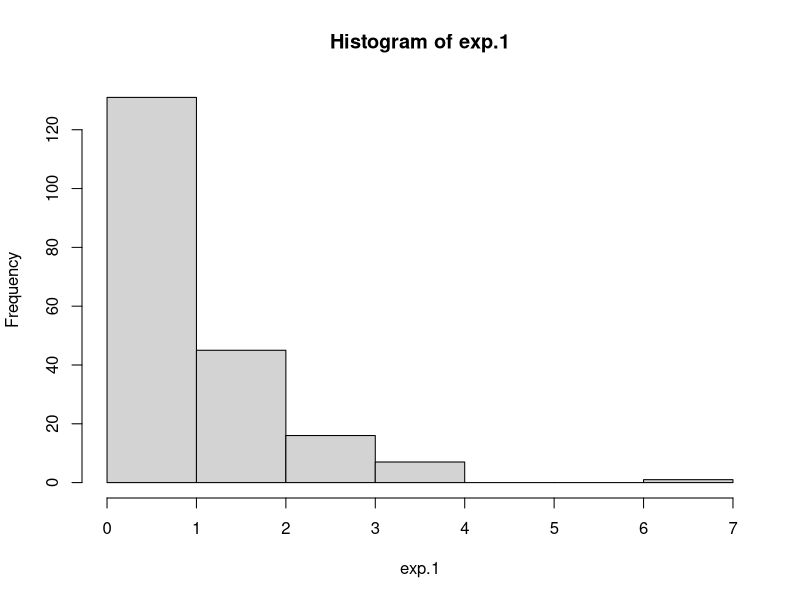
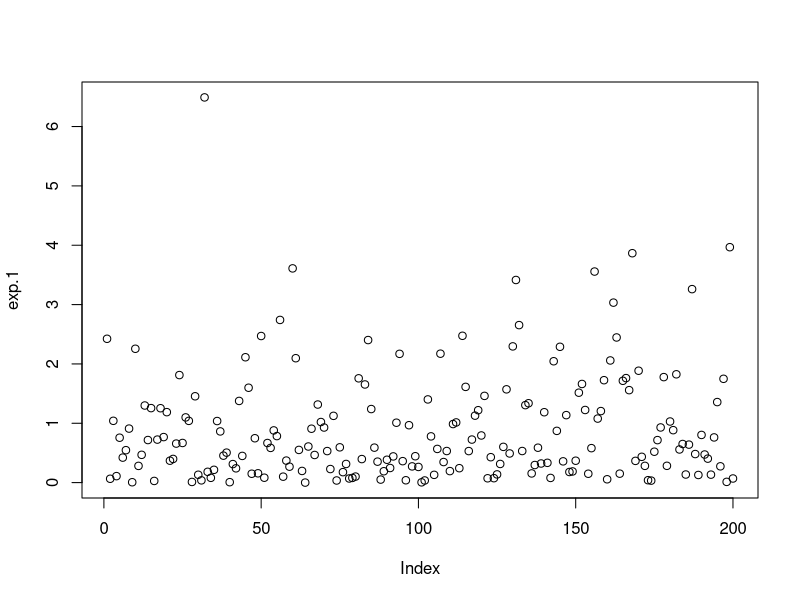
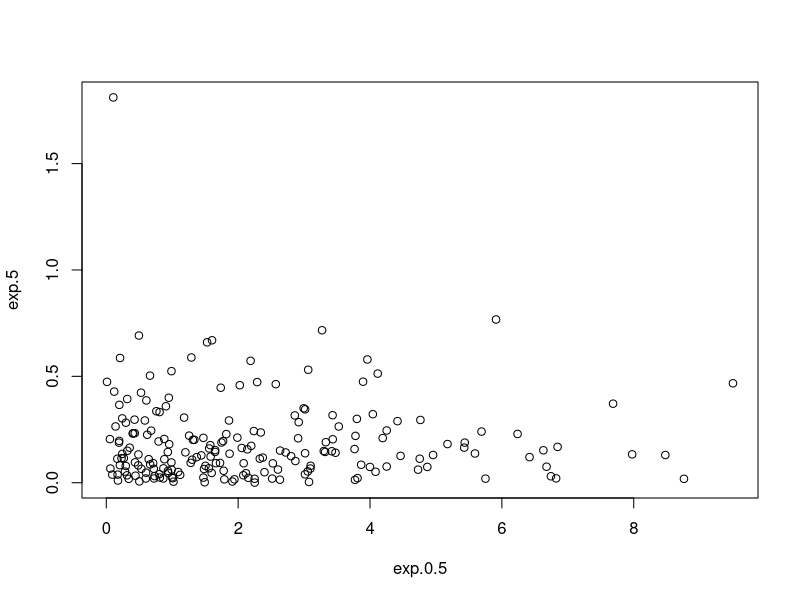
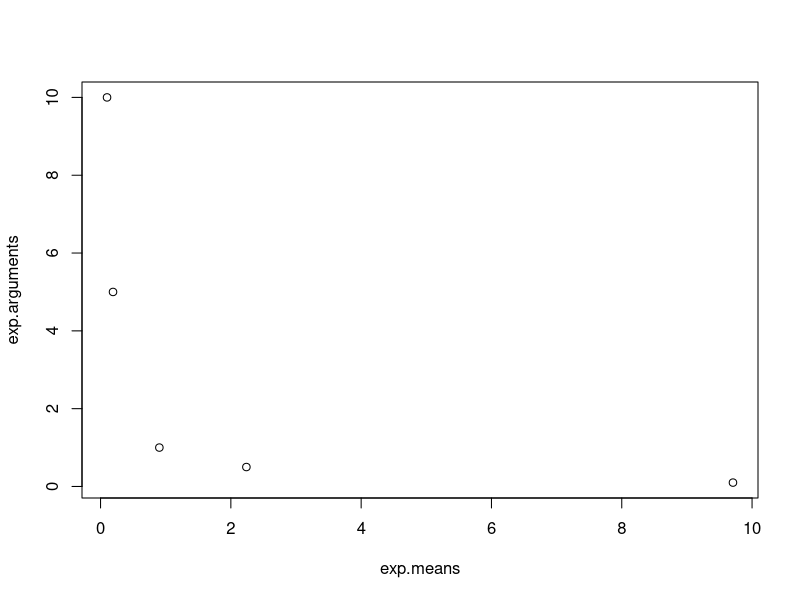
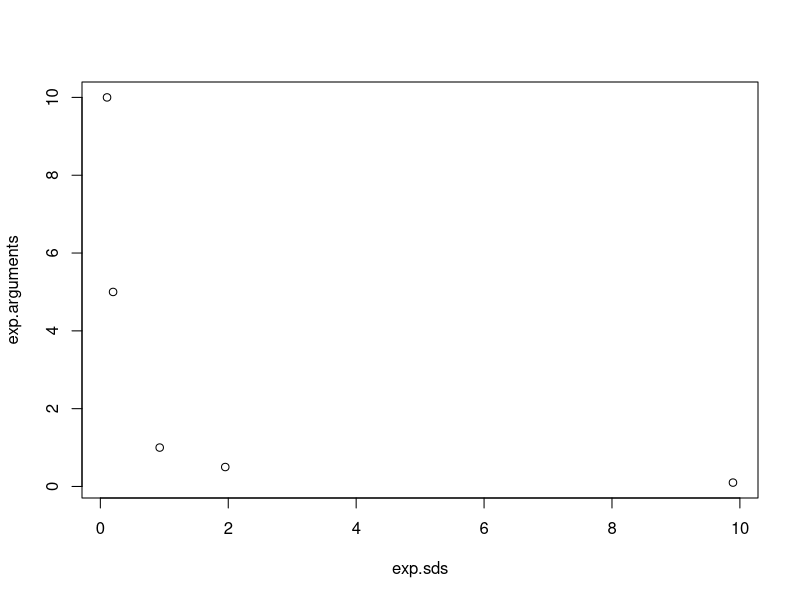
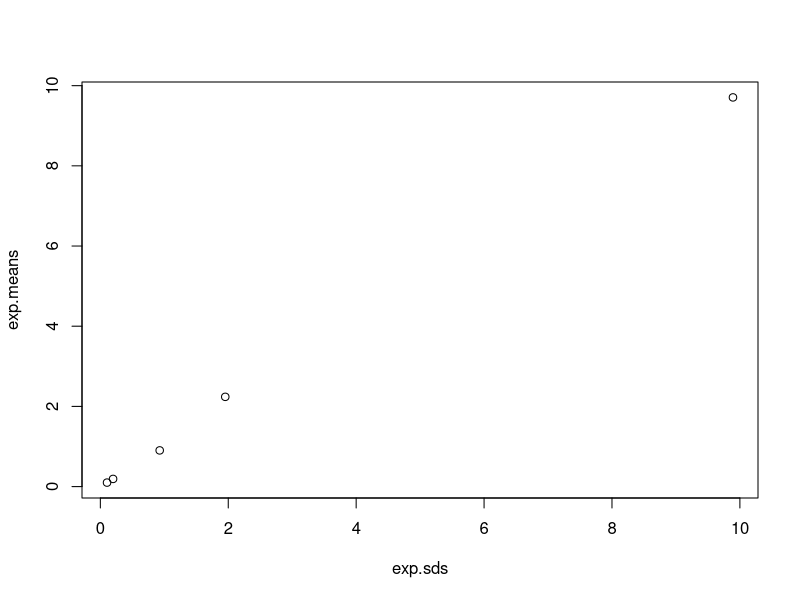
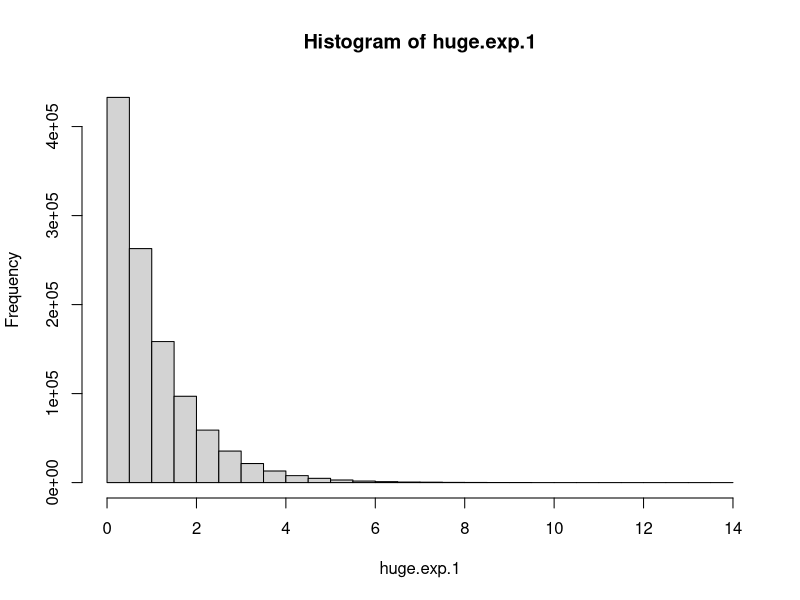
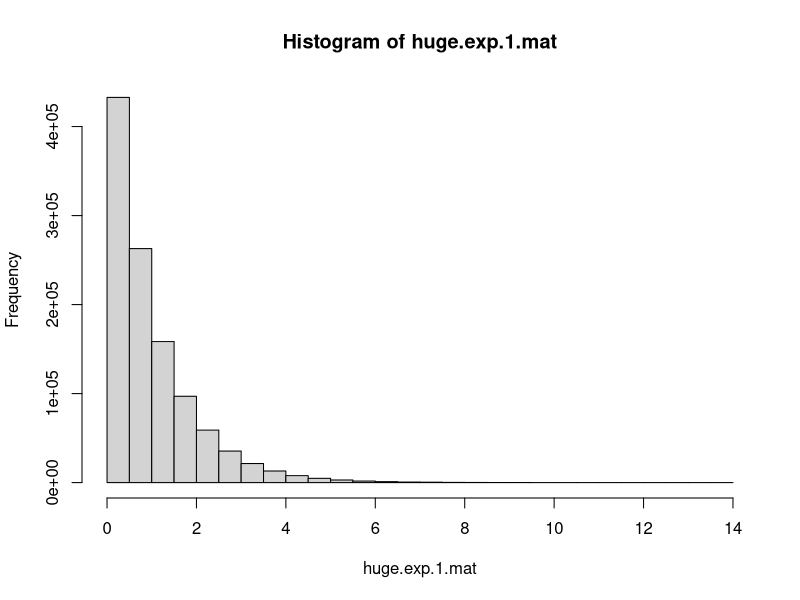

Write the R code that produced these figures, in order.
## ---- chunk 1
knitr::opts_chunk$set(echo = TRUE)
## ---- chunk 2
exp.1 <- rexp(n = 200)
## ---- chunk 3
mean(exp.1)
sd(exp.1)
## ---- chunk 4
exp.0.1 <- rexp(n = 200, rate = 0.1)
exp.0.5 <- rexp(n = 200, rate = 0.5)
exp.5 <- rexp(n = 200, rate = 5)
exp.10 <- rexp(n = 200, rate = 10)
## ---- chunk 5
hist(exp.1)
## ---- chunk 6
plot(exp.1)
## ---- chunk 7
plot(exp.0.5, exp.5)
## ---- chunk 8
exp.arguments <- c(1., 0.1, 0.5, 5., 10.)
## ---- chunk 9
exp.means <- c(mean(exp.1), mean(exp.0.1), mean(exp.0.5), mean(exp.5), mean(exp.10))
## ---- chunk 10
exp.sds <- c(sd(exp.1), sd(exp.0.1), sd(exp.0.5), sd(exp.5), sd(exp.10))
## ---- chunk 11
plot(exp.means, exp.arguments, type = "p")
## ---- chunk 12
plot(exp.sds, exp.arguments, type = "p")
## ---- chunk 13
plot(exp.sds, exp.means, type = "p")
## ---- chunk 14
huge.exp.1 <- rexp(n = 1100000)
## ---- chunk 15
mean(huge.exp.1)
sd(huge.exp.1)
## ---- chunk 16
hist(huge.exp.1)
## ---- chunk 17
mean(huge.exp.1[] > 1)
## ---- chunk 18
huge.exp.1.mat <- matrix(huge.exp.1, 1100, 1000)
hist(huge.exp.1.mat)
## ---- chunk 19
mean(huge.exp.1.mat[,137])
## ---- chunk 20
huge.exp.1.mat.colMeans <- colMeans(huge.exp.1.mat)
barplot(huge.exp.1.mat.colMeans)
## ---- chunk 21
mean(huge.exp.1 ^ 2)
sd(huge.exp.1 ^ 2)
